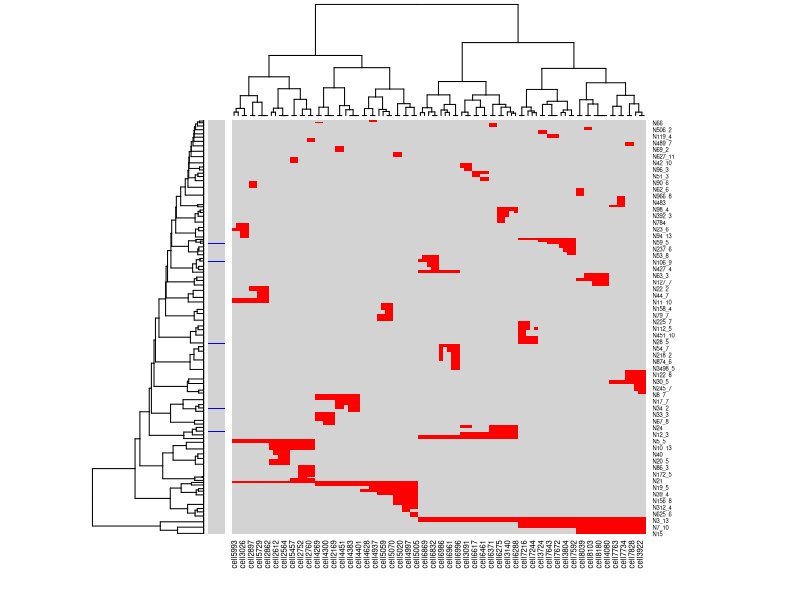

The R script that drew this image:
X <- as.matrix(read.csv("mutationplot_cycle1.csv", header=TRUE,row.names=1))

tmp <- colnames(X)
tmp2 <- rownames(X)

tmp <- names(rev(sort(apply(X,1,var))))[1:1000]
X<-X[tmp,]
rcol <- c()
dr <- c()

for (i in 1:length(tmp)) {
  a <- substring(tmp[i], 1, 1)
  if (a == "D"){
    dr <- append(dr, tmp[i])
  }
}

for (i in 1:length(tmp)) {
  a <- substring(tmp[i], 1, 1)
  if (a == "D"){
    rcol[tmp[i]] <- "blue"
  }
  if (a == "N"){
    rcol[tmp[i]] <- "LightGrey"
  }
}

heatmap(X,col=c("LightGrey", "red"), hclustfun = function(X) { hclust(X, method = "ward.D") }, scale = c("none"), RowSideColors=rcol)
